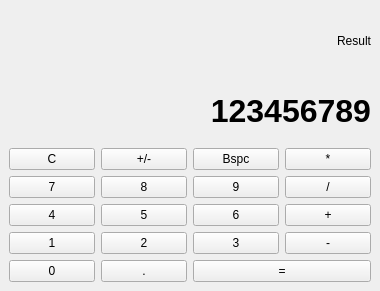
<?xml version="1.0" encoding="UTF-8"?>
<ui version="4.0">
 <class>MainWindow</class>
 <widget class="QMainWindow" name="MainWindow">
  <property name="geometry">
   <rect>
    <x>0</x>
    <y>0</y>
    <width>380</width>
    <height>291</height>
   </rect>
  </property>
  <property name="windowTitle">
   <string>Calculator</string>
  </property>
  <property name="styleSheet">
   <string notr="true"/>
  </property>
  <widget class="QWidget" name="centralwidget">
   <layout class="QVBoxLayout" name="verticalLayout_2">
    <item>
     <layout class="QVBoxLayout" name="verticalLayout">
      <item>
       <widget class="QLabel" name="lbl_result">
        <property name="text">
         <string>Result</string>
        </property>
        <property name="alignment">
         <set>Qt::AlignRight|Qt::AlignTrailing|Qt::AlignVCenter</set>
        </property>
       </widget>
      </item>
      <item>
       <widget class="QLabel" name="lbl_input">
        <property name="maximumSize">
         <size>
          <width>16777215</width>
          <height>70</height>
         </size>
        </property>
        <property name="font">
         <font>
          <pointsize>24</pointsize>
          <weight>75</weight>
          <bold>true</bold>
         </font>
        </property>
        <property name="styleSheet">
         <string notr="true"/>
        </property>
        <property name="text">
         <string>123456789</string>
        </property>
        <property name="alignment">
         <set>Qt::AlignRight|Qt::AlignTrailing|Qt::AlignVCenter</set>
        </property>
       </widget>
      </item>
      <item>
       <layout class="QGridLayout" name="gridLayout">
        <item row="0" column="3">
         <widget class="QPushButton" name="pb_multiply">
          <property name="text">
           <string>*</string>
          </property>
         </widget>
        </item>
        <item row="2" column="0">
         <widget class="QPushButton" name="pb_n4">
          <property name="text">
           <string>4</string>
          </property>
         </widget>
        </item>
        <item row="0" column="2">
         <widget class="QPushButton" name="pb_bspc">
          <property name="text">
           <string>Bspc</string>
          </property>
         </widget>
        </item>
        <item row="3" column="0">
         <widget class="QPushButton" name="pb_n1">
          <property name="text">
           <string>1</string>
          </property>
         </widget>
        </item>
        <item row="1" column="0">
         <widget class="QPushButton" name="pb_n7">
          <property name="text">
           <string>7</string>
          </property>
         </widget>
        </item>
        <item row="0" column="0">
         <widget class="QPushButton" name="pb_clear">
          <property name="text">
           <string>C</string>
          </property>
         </widget>
        </item>
        <item row="0" column="1">
         <widget class="QPushButton" name="pb_sign_change">
          <property name="text">
           <string>+/-</string>
          </property>
         </widget>
        </item>
        <item row="4" column="0">
         <widget class="QPushButton" name="pb_n0">
          <property name="text">
           <string>0</string>
          </property>
         </widget>
        </item>
        <item row="1" column="1">
         <widget class="QPushButton" name="pb_n8">
          <property name="text">
           <string>8</string>
          </property>
         </widget>
        </item>
        <item row="2" column="1">
         <widget class="QPushButton" name="pb_n5">
          <property name="text">
           <string>5</string>
          </property>
         </widget>
        </item>
        <item row="3" column="1">
         <widget class="QPushButton" name="pb_n2">
          <property name="text">
           <string>2</string>
          </property>
         </widget>
        </item>
        <item row="4" column="1">
         <widget class="QPushButton" name="pb_point">
          <property name="text">
           <string>.</string>
          </property>
         </widget>
        </item>
        <item row="1" column="2">
         <widget class="QPushButton" name="pb_n9">
          <property name="text">
           <string>9</string>
          </property>
         </widget>
        </item>
        <item row="2" column="2">
         <widget class="QPushButton" name="pb_n6">
          <property name="text">
           <string>6</string>
          </property>
         </widget>
        </item>
        <item row="3" column="2">
         <widget class="QPushButton" name="pb_n3">
          <property name="text">
           <string>3</string>
          </property>
         </widget>
        </item>
        <item row="1" column="3">
         <widget class="QPushButton" name="pb_div">
          <property name="text">
           <string>/</string>
          </property>
         </widget>
        </item>
        <item row="2" column="3">
         <widget class="QPushButton" name="pb_plus">
          <property name="text">
           <string>+</string>
          </property>
         </widget>
        </item>
        <item row="3" column="3">
         <widget class="QPushButton" name="pb_minus">
          <property name="text">
           <string>-</string>
          </property>
         </widget>
        </item>
        <item row="4" column="2" colspan="2">
         <widget class="QPushButton" name="pb_eq">
          <property name="text">
           <string>=</string>
          </property>
         </widget>
        </item>
       </layout>
      </item>
     </layout>
    </item>
   </layout>
  </widget>
 </widget>
 <resources/>
 <connections/>
</ui>
